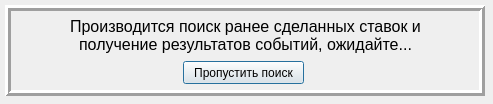
<?xml version="1.0" encoding="UTF-8"?>
<ui version="4.0">
 <class>bets_checking</class>
 <widget class="QDialog" name="bets_checking">
  <property name="windowModality">
   <enum>Qt::ApplicationModal</enum>
  </property>
  <property name="geometry">
   <rect>
    <x>0</x>
    <y>0</y>
    <width>493</width>
    <height>104</height>
   </rect>
  </property>
  <property name="sizePolicy">
   <sizepolicy hsizetype="Fixed" vsizetype="Fixed">
    <horstretch>0</horstretch>
    <verstretch>0</verstretch>
   </sizepolicy>
  </property>
  <property name="maximumSize">
   <size>
    <width>493</width>
    <height>200</height>
   </size>
  </property>
  <property name="windowTitle">
   <string>Поиск сделанных ставок</string>
  </property>
  <property name="modal">
   <bool>true</bool>
  </property>
  <widget class="QFrame" name="frame">
   <property name="geometry">
    <rect>
     <x>5</x>
     <y>5</y>
     <width>480</width>
     <height>91</height>
    </rect>
   </property>
   <property name="frameShape">
    <enum>QFrame::Box</enum>
   </property>
   <property name="frameShadow">
    <enum>QFrame::Raised</enum>
   </property>
   <property name="lineWidth">
    <number>3</number>
   </property>
   <widget class="QLabel" name="label_waitBetsResult">
    <property name="geometry">
     <rect>
      <x>60</x>
      <y>10</y>
      <width>361</width>
      <height>41</height>
     </rect>
    </property>
    <property name="text">
     <string>&lt;html&gt;&lt;head/&gt;&lt;body&gt;&lt;p align=&quot;center&quot;&gt;&lt;span style=&quot; font-size:12pt;&quot;&gt;Производится поиск ранее сделанных ставок и &lt;br/&gt;получение результатов событий, ожидайте...&lt;/span&gt;&lt;/p&gt;&lt;/body&gt;&lt;/html&gt;</string>
    </property>
   </widget>
   <widget class="QPushButton" name="pushButton_skipBetsCheking">
    <property name="geometry">
     <rect>
      <x>178</x>
      <y>56</y>
      <width>121</width>
      <height>23</height>
     </rect>
    </property>
    <property name="text">
     <string>Пропустить поиск</string>
    </property>
   </widget>
  </widget>
 </widget>
 <resources/>
 <connections/>
</ui>
